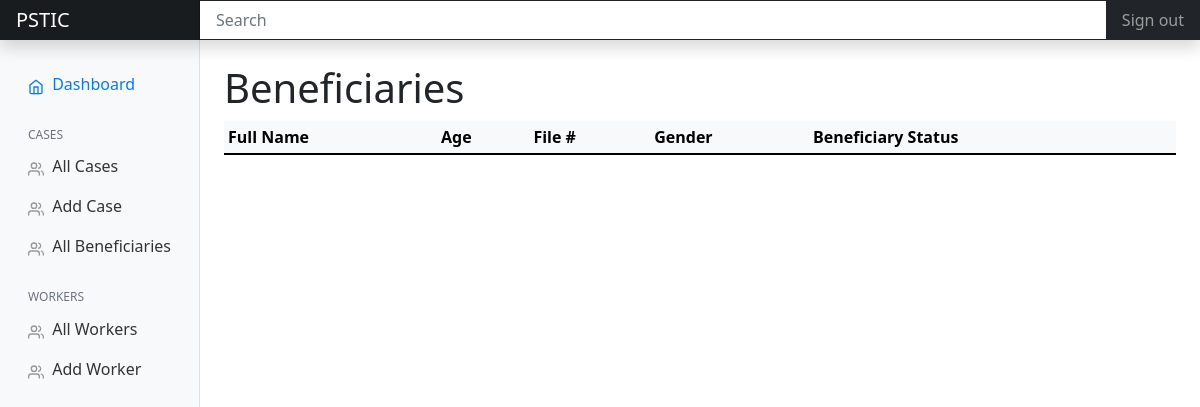
The app's page /caselog/beneficiaries, older data.
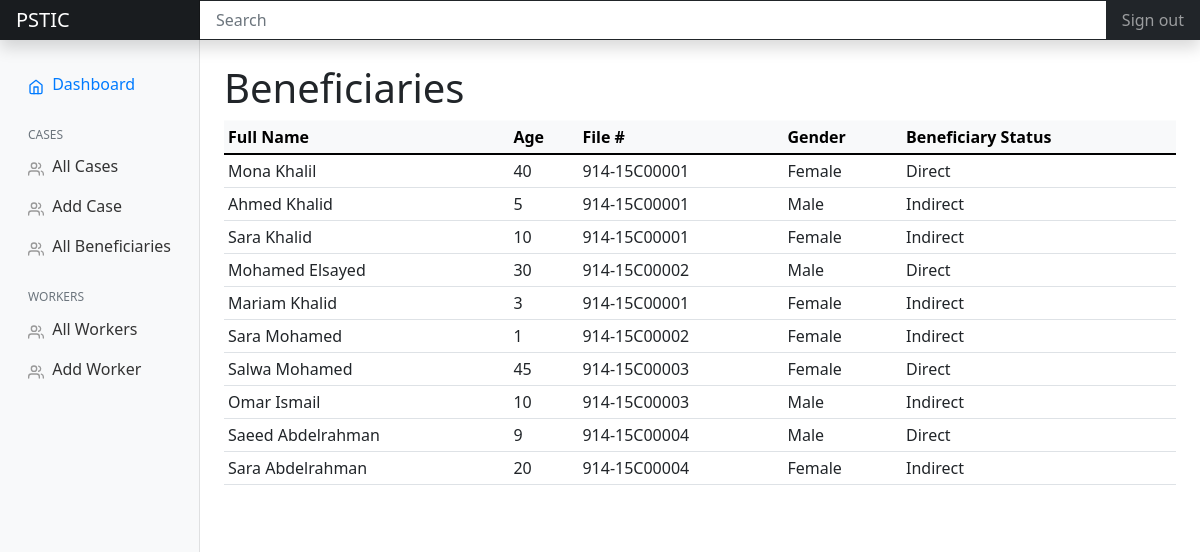
The same page, newer data.
### case_log/models.py (models this page shows, shortened)
class beneficiaries(models.Model):
    id = models.AutoField(primary_key=True)
    case_id = models.ForeignKey(cases, on_delete=models.CASCADE)
    full_name = models.CharField(max_length=50)
    age = models.IntegerField()
    gender_id = models.ForeignKey(genders, on_delete=models.CASCADE)
    beneficiary_status_id = models.ForeignKey(beneficiary_statuses, on_delete=models.CASCADE)

### case_log/views.py (the view)
# urls.py: path('beneficiaries', views.beneficiaries, name='caselog-beneficiaries'),
def beneficiaries(request):
    rs_beneficiaries = getResultSet(query_beneficiaries)
    context = {'beneficiaries': rs_beneficiaries}
    return render(request, 'case_log/beneficiaries.html', context)

### case_log/views.py (called while the page is built)
def getResultSet(query):
    cursor = connection.cursor()
    cursor.execute(query)
    return cursor.fetchall()

### case_log/templates/case_log/beneficiaries.html (shortened to what this page needs)
{% extends "case_log/base.html" %}
  {% block content %}
  <h1>Beneficiaries</h1>
  <table class="table table table-sm">
      <thead class="table-light">
          <tr>
              <th>Full Name</th>
              <th>Age</th>
              <th>File #</th>
              <th>Gender</th>
              <th>Beneficiary Status</th>
          </tr>
      </thead>
      <tbody>
        {% for beneficiary in beneficiaries %}
            <tr>
              <td>{{ beneficiary.1 }}</td>
              <td>{{ beneficiary.2 }}</td>
              <td>{{ beneficiary.3 }}</td>
              <td>{{ beneficiary.4 }}</td>
              <td>{{ beneficiary.5 }}</td>
            </tr>
          {% endfor %}
      </tbody>
  </table>
  {% endblock content %}

Row changes from the older to the newer data that the page shows:
now on this page (row edited): beneficiaries: full_name "Mona Khalil", age "40", beneficiary "914-15C00001", beneficiary "Female", beneficiary "Direct"
added beneficiaries: full_name "Ahmed Khalid", age "5", beneficiary "914-15C00001", beneficiary "Male", beneficiary "Indirect"
added beneficiaries: full_name "Sara Khalid", beneficiary "10", beneficiary "914-15C00001", beneficiary "Female", beneficiary "Indirect"
added beneficiaries: full_name "Mohamed Elsayed", age "30", beneficiary "914-15C00002", beneficiary "Male", beneficiary "Direct"
added beneficiaries: full_name "Mariam Khalid", age "3", beneficiary "914-15C00001", beneficiary "Female", beneficiary "Indirect"
added beneficiaries: full_name "Sara Mohamed", age "1", beneficiary "914-15C00002", beneficiary "Female", beneficiary "Indirect"
added beneficiaries: full_name "Salwa Mohamed", age "45", beneficiary "914-15C00003", beneficiary "Female", beneficiary "Direct"
added beneficiaries: full_name "Omar Ismail", age "10", beneficiary "914-15C00003", beneficiary "Male", beneficiary "Indirect"
added beneficiaries: full_name "Saeed Abdelrahman", age "9", beneficiary "914-15C00004", beneficiary "Male", beneficiary "Direct"
added beneficiaries: full_name "Sara Abdelrahman", beneficiary "20", beneficiary "914-15C00004", beneficiary "Female", beneficiary "Indirect"
